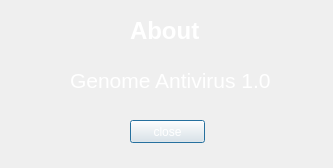
<?xml version="1.0" encoding="UTF-8"?>
<ui version="4.0">
 <class>AboutDialog</class>
 <widget class="QDialog" name="AboutDialog">
  <property name="geometry">
   <rect>
    <x>0</x>
    <y>0</y>
    <width>333</width>
    <height>168</height>
   </rect>
  </property>
  <property name="windowTitle">
   <string>Dialog</string>
  </property>
  <property name="styleSheet">
   <string notr="true">background-image: url(:/images/background.png);</string>
  </property>
  <widget class="QLabel" name="label">
   <property name="geometry">
    <rect>
     <x>130</x>
     <y>20</y>
     <width>81</width>
     <height>21</height>
    </rect>
   </property>
   <property name="font">
    <font>
     <pointsize>18</pointsize>
     <weight>75</weight>
     <bold>true</bold>
    </font>
   </property>
   <property name="styleSheet">
    <string notr="true">color: rgb(255, 255, 255);
background-image: url(:/images/background.png);</string>
   </property>
   <property name="text">
    <string>About</string>
   </property>
  </widget>
  <widget class="QPushButton" name="pushButton">
   <property name="geometry">
    <rect>
     <x>130</x>
     <y>120</y>
     <width>75</width>
     <height>23</height>
    </rect>
   </property>
   <property name="styleSheet">
    <string notr="true">color: rgb(255, 255, 255);

</string>
   </property>
   <property name="text">
    <string>close</string>
   </property>
  </widget>
  <widget class="QLabel" name="label_2">
   <property name="geometry">
    <rect>
     <x>70</x>
     <y>70</y>
     <width>211</width>
     <height>21</height>
    </rect>
   </property>
   <property name="font">
    <font>
     <pointsize>16</pointsize>
    </font>
   </property>
   <property name="styleSheet">
    <string notr="true">color: rgb(255, 255, 255);
background-image: url(:/images/background.png);</string>
   </property>
   <property name="text">
    <string>Genome Antivirus 1.0</string>
   </property>
  </widget>
 </widget>
 <resources/>
 <connections/>
</ui>
